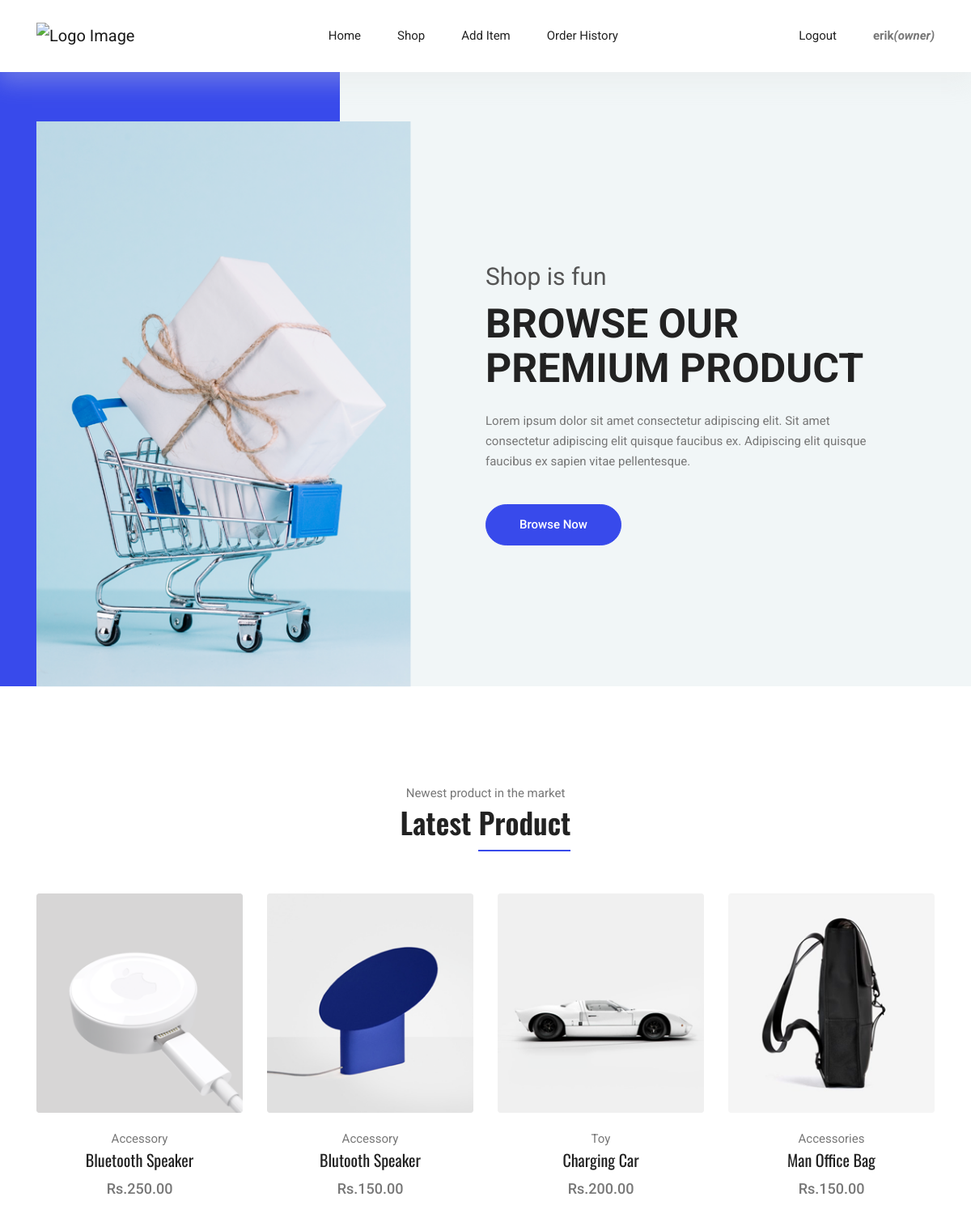
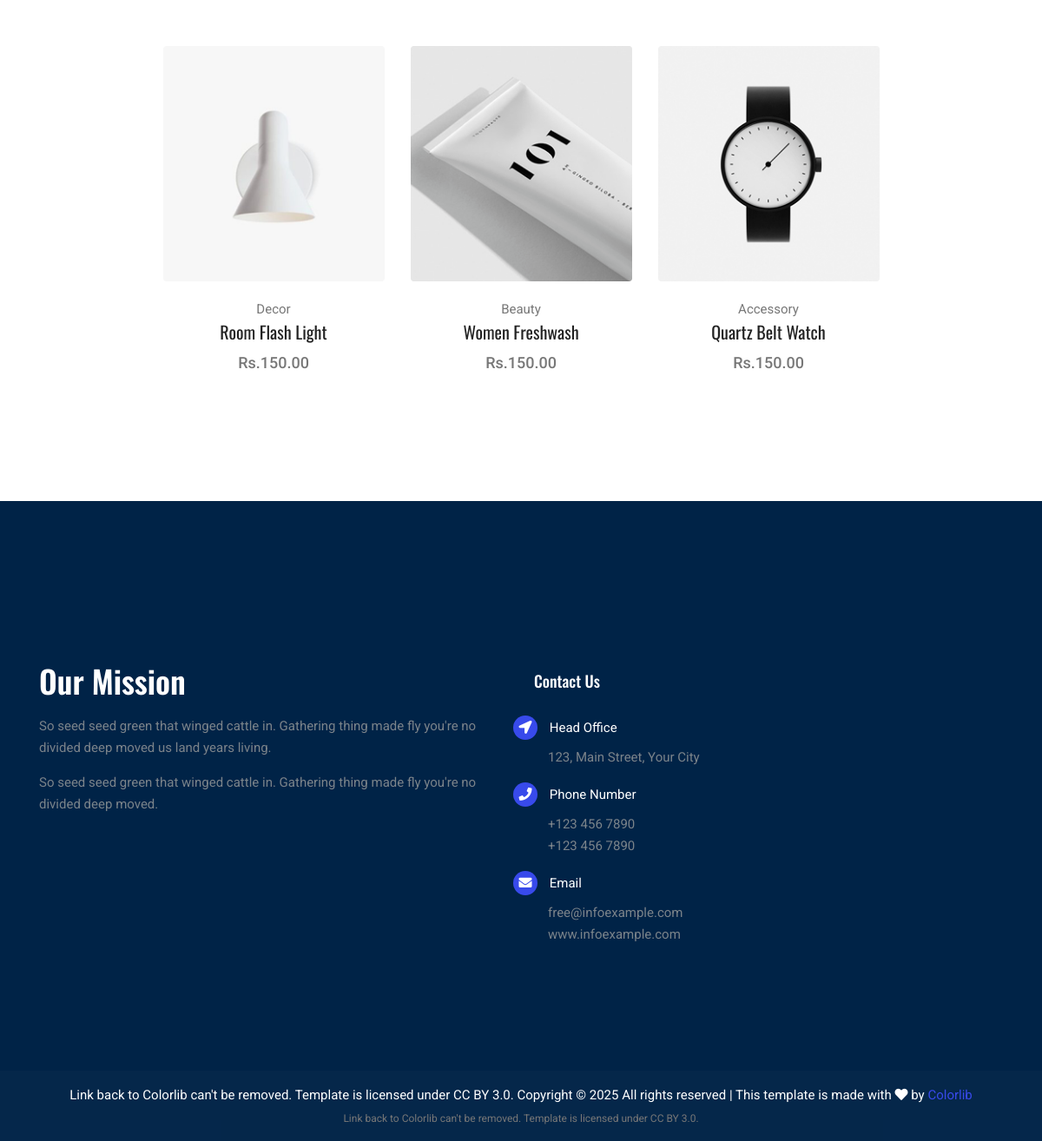
The app's page / (signed in) with its own data (2 pictures, top to bottom).
### main/models.py (models this page shows, shortened)
class CustomUser(AbstractUser):
    USER_TYPE_CHOICES = (
        ("admin", "Admin"),
        ("owner", "Shop Owner"),
        ("enduser", "End User"),
    )
    user_type = models.CharField(
        max_length=10, choices=USER_TYPE_CHOICES, default="enduser"
    )

class Product(models.Model):
    AVAILABILITY_CHOICES = [
        ("in_stock", "In Stock"),
        ("out_of_stock", "Out of Stock"),
    ]
    name = models.CharField(max_length=50)
    price = models.DecimalField(max_digits=5, decimal_places=2)
    category = models.CharField(max_length=15)
    availability = models.CharField(
        max_length=12, choices=AVAILABILITY_CHOICES, default="in_stock"
    )
    description = models.TextField(null=True)
    image = models.ImageField(upload_to="product_images/", blank=True, null=True)
    added_by = models.ForeignKey(
        settings.AUTH_USER_MODEL,
        on_delete=models.SET_NULL,
        null=True,
        related_name="products_added",
    )

### main/views.py (the view)
# urls.py: path("", views.home_view, name="home"),
@login_required(login_url="login")
def home_view(request):
    products = Product.objects.all().order_by("-id")[
        :8
    ]  # Orders by the 'id', most recent 8 first
    context = {
        "products": products,
    }
    return render(request, "main/index.html", context)

### main/templates/main/index.html
{% extends 'main/base.html' %} {% load static %} {% block content %}
<main class="site-main">
  <section class="hero-banner">
    <div class="container">
      <div class="row no-gutters align-items-center pt-60px">
        <div class="col-5 d-none d-sm-block">
          <div class="hero-banner__img">
            <img class="img-fluid" src="{% static 'main/images/home/hero-banner.png' %}" alt="" />
          </div>
        </div>
        <div class="col-sm-7 col-lg-6 offset-lg-1 pl-4 pl-md-5 pl-lg-0">
          <div class="hero-banner__content">
            <h4>Shop is fun</h4>
            <h1>Browse Our Premium Product</h1>
            <p>
              Lorem ipsum dolor sit amet consectetur adipiscing elit. Sit amet consectetur adipiscing elit quisque
              faucibus ex. Adipiscing elit quisque faucibus ex sapien vitae pellentesque.
            </p>
            <a class="button button-hero" href="{% url 'shop' %}">Browse Now</a>
          </div>
        </div>
      </div>
    </div>
  </section>
  <section class="section-margin calc-60px">
    <div class="container">
      <div class="section-intro pb-60px text-center">
        <p>Newest product in the market</p>
        <h2>Latest <span class="section-intro__style">Product</span></h2>
      </div>
      {% include 'main/product_card.html' %}
    </div>
  </section>
</main>
{% endblock content %}

### main/templates/main/navbar.html (shortened to what this page needs)
{% load static %}
<header class="header_area">
  <div class="main_menu">
    <nav class="navbar navbar-expand-lg navbar-light">
      <div class="container">
        <a class="navbar-brand logo_h" href="{% url 'home' %}">
          <img src="{% static 'main/images/logo.png' %}" alt="Logo Image" />
        </a>
        <div class="collapse navbar-collapse offset" id="navbarSupportedContent">
          <ul class="nav navbar-nav menu_nav ml-auto mr-auto">
            <li class="nav-item">
              <a class="nav-link" href="{% url 'home' %}">Home</a>
            </li>
            <li class="nav-item">
              <a class="nav-link" href="{% url 'shop' %}">Shop</a>
            </li>
            {% if user.user_type == "owner" or user.user_type == "admin" %}
            <li class="nav-item">
              <a class="nav-link" href="{% url 'add_product' %}">Add Item</a>
            </li>
            {% endif %}
            <li class="nav-item">
              <a class="nav-link" href="{% url 'order_history' %}">Order History</a>
            </li>
          </ul>
          <ul class="nav navbar-nav d-flex align-items-center">
            <li class="nav-item">
              {% if user.is_authenticated %}
              <a href="{% url 'logout' %}" class="nav-link button-header">Logout</a>
              {% else %}
              <a href="{% url 'login' %}" class="nav-link button-header">Login</a>
              {% endif %}
            </li>
            <li>
              <strong>{{user.username}}<i>({{user.user_type}})</i></strong>
            </li>
          </ul>
        </div>
      </div>
    </nav>
  </div>
</header>

### main/templates/main/product_card.html (shortened to what this page needs)
<div class="row justify-content-center">
  {% for product in products %}
  <div class="col-md-6 col-lg-4 col-xl-3 mb-4 d-flex align-items-stretch">
    <div class="card text-center card-product w-100">
      <div class="card-product__img">
        <img class="card-img" src="{{ product.image.url }}" alt="{{ product.name }}" />
      </div>
      <div class="card-body">
        <p>{{ product.category }}</p>
        <h4 class="card-product__title"><a href="{% url 'product_detail' product.id %}">{{ product.name }}</a></h4>
        <p class="card-product__price">Rs.{{ product.price }}</p>
      </div>
    </div>
  </div>
  {% endfor %}
</div>

### records on screen
CustomUser: username "erik", user_type "owner"
Product: image (picture), category "Accessory", name "Bluetooth Speaker", price "250.00"
Product: image (picture), category "Accessory", name "Blutooth Speaker", price "150.00"
Product: image (picture), category "Toy", name "Charging Car", price "200.00"
Product: image (picture), category "Accessories", name "Man Office Bag", price "150.00"
Product: image (picture), category "Decor", name "Room Flash Light", price "150.00"
Product: image (picture), category "Beauty", name "Women Freshwash", price "150.00"
Product: image (picture), category "Accessory", name "Quartz Belt Watch", price "150.00"
